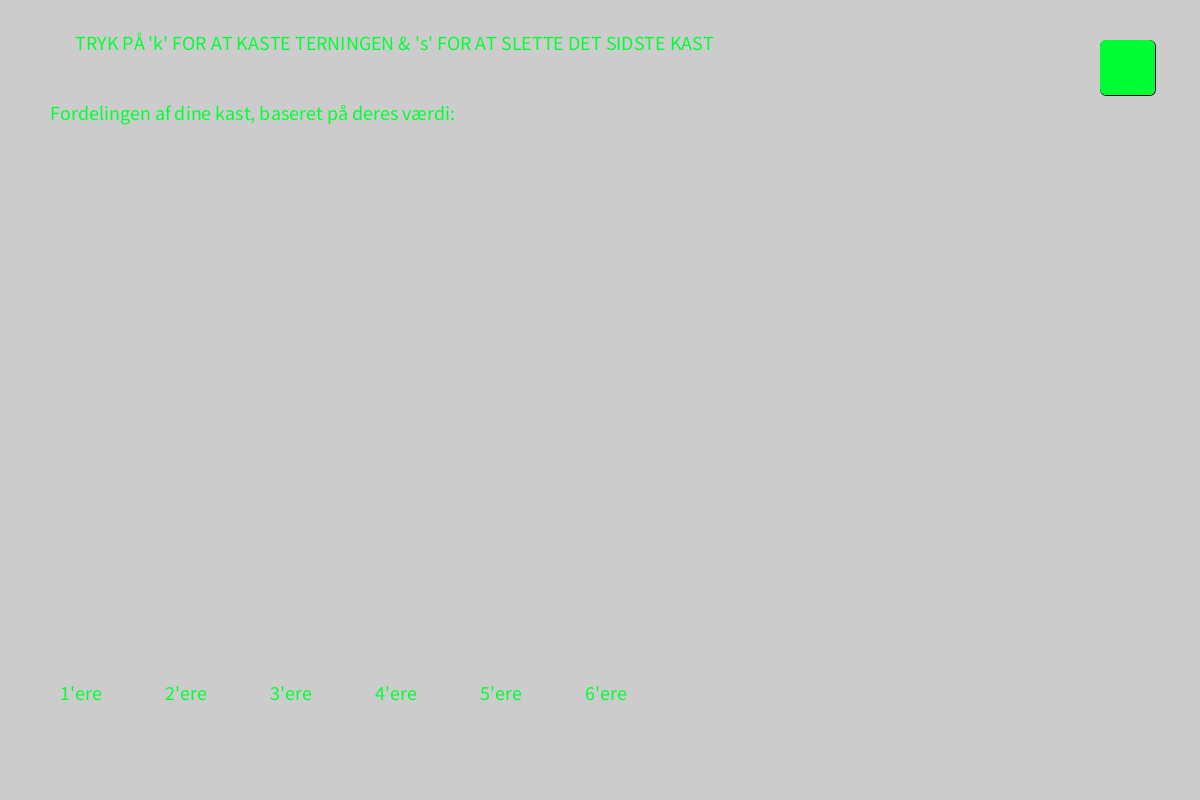
Frame 1 (no input)
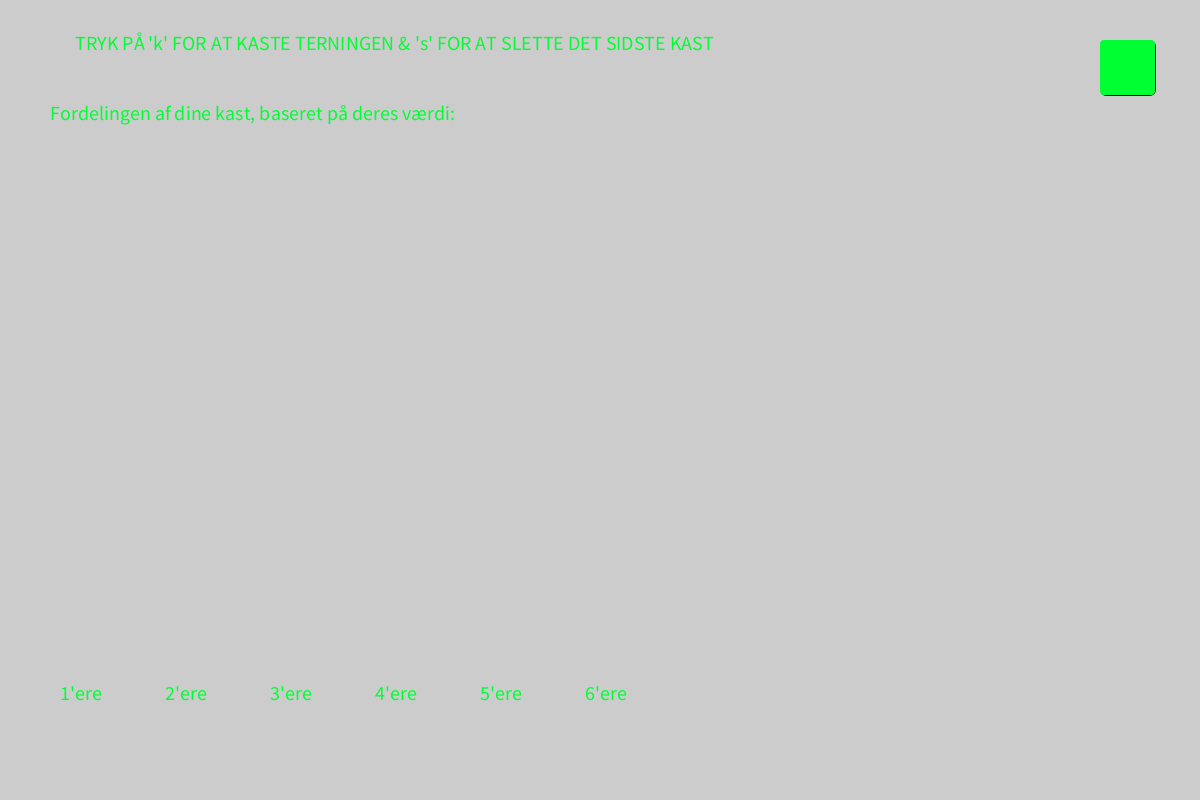
Frame 60 (the mouse pressed at the canvas centre just before this capture)
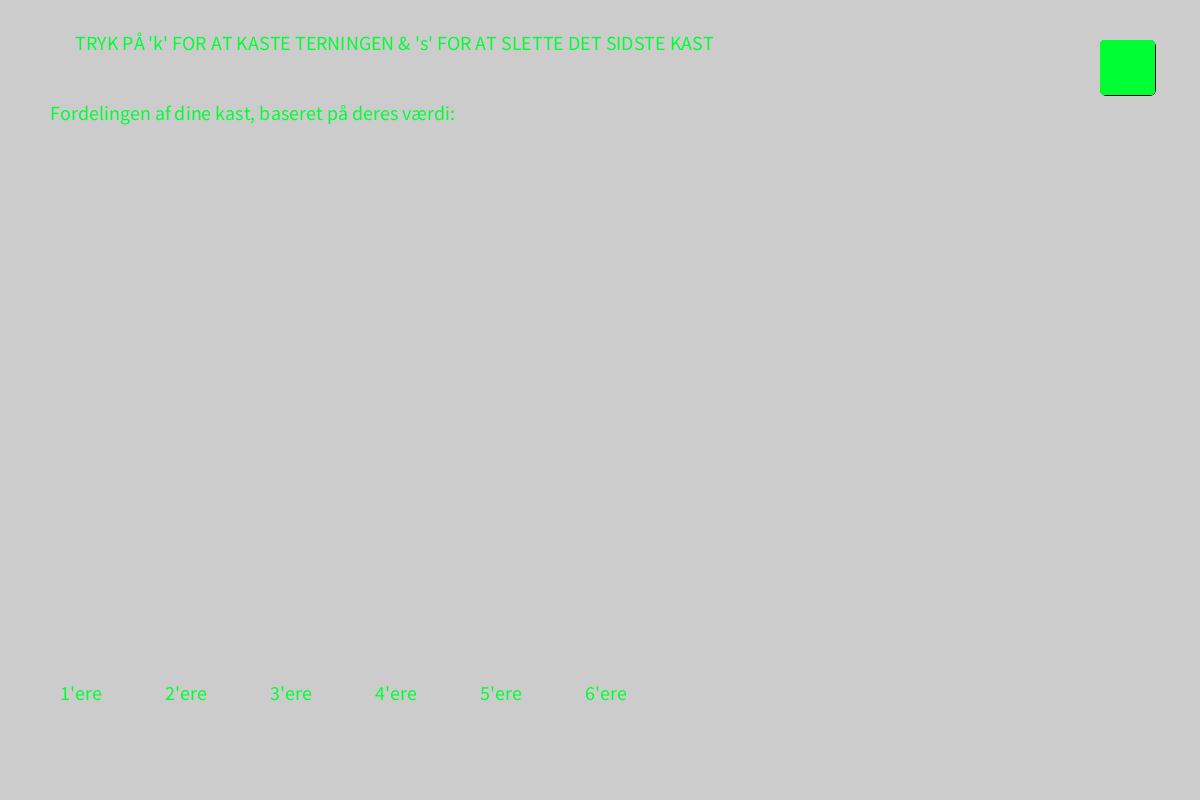
Frame 120 (the mouse held since frame 60 and released just before this capture)

The Processing sketch that drew these frames (run headless with seeded random() and noise(); from frame 60 on, the mouse is pressed at the canvas centre):

// Processing sketch: TerningeGenerator_Opgave
// ── TerningeGenerator_Opgave.pde
//NY NØDVENDIG VIDEN:
//1.) random
//2.) array's
//3.) funktioner med og uden returtype
//4.) funktioner med og uden input

//OPGAVE: lav arrays, variabler til at gemme terningkast og fordeling af terningekast
//Setup
//Kast setup
int antalKast = 64;
int[] alleKast = new int[antalKast];
int kastBrugt = 0;
int kast;
int totalKast = 0;

// Histogram int
int kastUno = 0;
int kastDos = 0;
int kastTres = 0;
int kastCuatro = 0;
int kastCinco = 0;
int kastSeis = 0;

void setup() {
  size(1200, 800);
  clear();
  rect(1100, 40, 55, 55, 7);
  textSize(20);
  frameRate(69);
  fill(0, 255, 50, 255);
  text("TRYK PÅ 'k' FOR AT KASTE TERNINGEN & 's' FOR AT SLETTE DET SIDSTE KAST", 75, 50);
  
//Histogram Text osv.     
  noStroke();
  text("Fordelingen af dine kast, baseret på deres værdi:", 50, 120);  
  text("1'ere",  60, 700);
  text("2'ere", 165, 700);
  text("3'ere", 270, 700);
  text("4'ere", 375, 700);
  text("5'ere", 480, 700);
  text("6'ere", 585, 700);
}

//Draw
void draw() {
  rect(1100, 40, 55, 55, 7);
}

//Random Generator
int lavTerningeKast(int min, int max) {
  int nyesteKast = (int(random(min, max + 1)));
  
//Histogram værdi tracker
if(nyesteKast == 1){
  kastUno++;
}if(nyesteKast == 2){
  kastDos++;
}if(nyesteKast == 3){
  kastTres++;
}if(nyesteKast == 4){
  kastCuatro++;
}if(nyesteKast == 5){
  kastCinco++;
}if(nyesteKast == 6){
  kastSeis++;}
return nyesteKast;}

//Slet sidste kast
void sletSidsteKast(){
 if(alleKast[0] != 0 && alleKast[0] > 0){
       //1
   if(alleKast[kastBrugt-1] == 1){
     kastUno--;}
       //2
   if(alleKast[kastBrugt-1] == 2){
     kastDos--;}
       //3
   if(alleKast[kastBrugt-1] == 3){
     kastTres--;}
       //4
   if(alleKast[kastBrugt-1] == 4){
     kastCuatro--;}
       //5
   if(alleKast[kastBrugt-1] == 5){
     kastCinco--;}
       //6
   if(alleKast[kastBrugt-1] == 6){
     kastSeis--;}
       //0
     alleKast[kastBrugt-1] = 0;
    kastBrugt--;}
  }
  
//OPGAVE: lav manglende funktion til at fordelingen af terningekast. 
//Histogram tegning
void kastHistogram() {
  if(alleKast[0] != 0 && alleKast[0] > 0) {
    if(kastUno != 0) {
      text(kastUno + " Stk", 60, (660 - (20 * kastUno)));
      rect(55, (670 - (kastUno * 20)), 50, (20 * kastUno));}
    if(kastDos != 0) {
      text(kastDos + " Stk", 165, (660 - (20 * kastDos)));
      rect(160, (670 - (kastDos * 20)), 50, (20 * kastDos));}
    if(kastTres != 0) {
      text(kastTres + " Stk", 270, (660 - (20 * kastTres)));
      rect(265, (670 - (kastTres * 20)), 50, (20 * kastTres));}
    if(kastCuatro != 0) {
      text(kastCuatro + " Stk", 375, (660 - (20 * kastCuatro)));
      rect(370, (670 - (kastCuatro * 20)), 50, (20 * kastCuatro));}
    if(kastCinco != 0) {
      text(kastCinco + " Stk", 480, (660 - (20 * kastCinco)));
      rect(475, (670 - (kastCinco * 20)), 50, (20 * kastCinco));}
    if(kastSeis != 0) {
      text(kastSeis + " Stk", 585, (660 - (20 * kastSeis)));
      rect(580, (670 - (kastSeis * 20)), 50, (20 * kastSeis));}
  }
}
void udskrivKast(){
   for(int i=0; i < alleKast.length; i++){
     if(alleKast[i] !=0){
       if(i < 32){
       text("Kast " + (i + 1) + " blev:", 700, (150 + (i * 20)));
       text(" " + alleKast[i], 849, (150 + (i*20)));
       } else { 
       text("Kast " + (i + 1) + " blev:", 1000, (150 + (i * 20)-640));
       text(" " + alleKast[i], 1149, (150 + (i*20)-640));
       }
     }
  }
}
void totalKast(){
  totalKast = ((kastUno*1)+(kastDos*2)+(kastTres*3)+(kastCuatro*4)+(kastCinco*5)+(kastSeis*6));
  text("Total værdi af dine kast: " + totalKast, 50, 175);
  text("Gennemsnittelige værdi per kast: " + (totalKast / kastBrugt), 50, 225);

}
void keyPressed() {
   clear();
//Terning Logo
rect(1100, 40, 55, 55, 7);
//OPGAVE: lav manglende funktion der kan udskrive alle terningekast som tekst ...
    text("TRYK PÅ 'k' FOR AT KASTE TERNINGEN & 's' FOR AT SLETTE DET SIDSTE KAST", 50, 50);
     noStroke();
      text("Fordelingen af dine kast, baseret på deres værdi:", 50, 120);  
      text("1'ere",  60, 700);
      text("2'ere", 165, 700);
      text("3'ere", 270, 700);
      text("4'ere", 375, 700);
      text("5'ere", 480, 700);
      text("6'ere", 585, 700);
      
//Kast
  if (key=='k') {
    if(kastBrugt != antalKast && kastBrugt <= antalKast){
    int kast = lavTerningeKast(1,6);
    alleKast[kastBrugt] = kast;
    kastBrugt ++;    
    text("DIT SENESTE KAST BLEV: " + kast, 700, 120);
    println("Dit kast var: " +(kast)); 
}
  else {
    fill(255, 50, 50, 255);
    text("DU HAR BRUGT ALLE DINE KAST!", 140, 300);
      println("Du har brugt alle dine kast!");
  }
}
//Slet kast
    if (key=='s'){
      sletSidsteKast();
      text("DIT SIDSTE KAST BLEV SLETTET!", 700, 120);
      if(kastBrugt != antalKast && kastBrugt <= antalKast){
        fill(0, 255, 50, 255);
    }
  } 
  if(((kastUno*1)+(kastDos*2)+(kastTres*3)+(kastCuatro*4)+(kastCinco*5)+(kastSeis*6)) == 69){
    text("Nice.", 375, 175);
    println("Nice.");
  } else {
    text("Not nice.", 375, 175);
}
//Void ting ting
kastHistogram();
udskrivKast();
totalKast();
}
